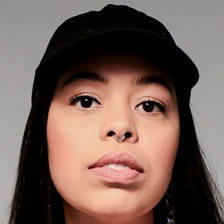
#> input picture data/processed/real/real_00025.jpg, 224 x 224 px; its folder holds only this picture in this run
$ python ela_analyzer.py
#> lines starting #> are read from the running program, lines starting #| are printed output that depends on the picture
"""
Performs Error Level Analysis (ELA) on images.
For batch processing of dataset or single image analysis.
"""

import sys
import io
import csv
import os
from pathlib import Path
from PIL import Image, ImageChops, ImageEnhance
import numpy as np

# Fix Windows terminal encoding
sys.stdout = io.TextIOWrapper(sys.stdout.buffer, encoding="utf-8")

# Threshold for no significant manipulation
NO_CHANGE_THRESHOLD = 10


def calculate_tamper_score(ela_image):
    """Calculates tampering score (0-100) based on pixel brightness."""
    grayscale_ela = ela_image.convert("L")
    pixels = list(grayscale_ela.getdata())
    avg_brightness = sum(pixels) / len(pixels)
    score = min(100, avg_brightness * 4)
    return round(score, 2)


def perform_ela(image_path, output_dir="uploads/ela_samples", quality=95):
    """
    Performs ELA on a single image.

    Args:
        image_path: Path to input image
        output_dir: Where to save ELA results
        quality: JPEG compression quality (85-95 optimal)

    Returns:
        Dictionary with ELA results
    """
#> called with image_path = 'data/processed/real/real_00025.jpg', output_dir = 'data/ela_samples', quality = 95
    os.makedirs(output_dir, exist_ok=True)

    temp_file = os.path.join(output_dir, "temp_resaved.jpg")

    try:
        # Get filename and create output path
        base_name = os.path.basename(image_path)
        output_path = os.path.join(output_dir, f"ela_{base_name}")

        # Open and process image
        original = Image.open(image_path).convert("RGB")
#> original is the input picture: PIL image 224x224 RGB; mean R, G, B 117, 95.2, 88.1
        original.save(temp_file, "JPEG", quality=quality)
        resaved = Image.open(temp_file)

        # Compute ELA difference
        ela_image = ImageChops.difference(original, resaved)
        extrema = ela_image.getextrema()
#> extrema = ((0, 9), (0, 4), (0, 6))
        max_diff = max(ex[1] for ex in extrema) or 1
#> max_diff = 9
        scale = 255.0 / max_diff
#> scale = 28.33
        ela_image = ImageEnhance.Brightness(ela_image).enhance(scale)
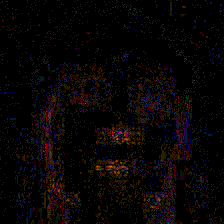
#> ela_image: PIL image 224x224 RGB; mean R, G, B 8.4, 4.9, 5.3

        # Calculate score
        score = calculate_tamper_score(ela_image)
#> in calculate_tamper_score, `grayscale_ela = ela_image.convert("L")`:
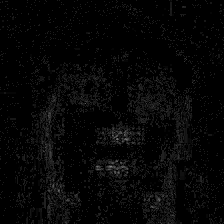
#> grayscale_ela: PIL image 224x224 L; min 0, max 129, mean 6
#> in calculate_tamper_score, `pixels = list(grayscale_ela.getdata())`: pixels = 50176 items
#> in calculate_tamper_score, `avg_brightness = sum(pixels) / len(pixels)`: avg_brightness = 6
#> in calculate_tamper_score, `score = min(100, avg_brightness * 4)`: score = 24
#> score = 24

        # Save ELA image
        ela_image.save(output_path)

        # Cleanup temp file
        if os.path.exists(temp_file):
            os.remove(temp_file)

        return {
            "success": True,
            "ela_score": score,
            "ela_image_path": output_path,
            "original_image": original,
            "ela_image": ela_image,
            "filename": base_name,
        }

    except Exception as e:
        print(f"Error processing {image_path}: {e}")
        return {"success": False, "error": str(e)}


def process_dataset_folders():
    """
    Process the dataset folders (for training/evaluation).
    Uses data/processed/real and data/processed/fake
    """
    processed_real = Path("data/processed/real")
    processed_fake = Path("data/processed/fake")

    # Create output directories
    ela_samples_dir = Path("data/ela_samples")
    no_change_dir = Path("data/no_significant_change")
    ela_samples_dir.mkdir(exist_ok=True, parents=True)
    no_change_dir.mkdir(exist_ok=True, parents=True)

    csv_file = "data/ela_results.csv"
    headers = ["Folder", "Filename", "ELA_Path", "Tamper_Score", "Label"]

    results = []

    with open(csv_file, "w", newline="", encoding="utf-8") as f:
        writer = csv.writer(f)
        writer.writerow(headers)

        # Process real images
        if processed_real.exists():
            print(f"\nProcessing REAL images from: {processed_real}")
            for img_file in processed_real.glob("*.*"):
                if img_file.suffix.lower() in [".jpg", ".jpeg", ".png"]:
                    result = perform_ela(str(img_file), str(ela_samples_dir))
#> result = 6 items
                    if result["success"]:
                        writer.writerow(
                            [
                                "real",
                                img_file.name,
                                result["ela_image_path"],
                                result["ela_score"],
                                "real",
                            ]
                        )
                        results.append(result)

        # Process fake images
        if processed_fake.exists():
            print(f"\nProcessing FAKE images from: {processed_fake}")
            for img_file in processed_fake.glob("*.*"):
                if img_file.suffix.lower() in [".jpg", ".jpeg", ".png"]:
                    result = perform_ela(str(img_file), str(ela_samples_dir))
                    if result["success"]:
                        writer.writerow(
                            [
                                "fake",
                                img_file.name,
                                result["ela_image_path"],
                                result["ela_score"],
                                "fake",
                            ]
                        )
                        results.append(result)

    print(f"\n✅ ELA processing complete!")
    print(f"   CSV saved to: {csv_file}")
    print(f"   ELA images saved to: {ela_samples_dir}")
    print(f"   Processed {len(results)} images")

    return csv_file, results


# For single image analysis (used by backend)
def analyze_single_image(image_path):
    """
    Analyze a single uploaded image.

    Args:
        image_path: Path to uploaded image (in uploads/ folder)

    Returns:
        ELA results dictionary
    """
    return perform_ela(image_path, output_dir="uploads/ela_samples")


if __name__ == "__main__":
    # Run batch processing on dataset
    csv_file, results = process_dataset_folders()
#> csv_file = 'data/ela_results.csv'; results = 1 item

$ run again, on data/processed/real/real_00102.jpg
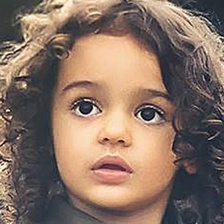
#> input picture data/processed/real/real_00102.jpg, 224 x 224 px
#> in perform_ela, original is the input picture: PIL image 224x224 RGB; mean R, G, B 136.1, 114.1, 101.2
#> extrema = ((0, 5), (0, 3), (0, 6))
#> max_diff = 6
#> scale = 42.5
#> in perform_ela, `ela_image = ImageEnhance.Brightness(ela_image).enhance(scale)`:
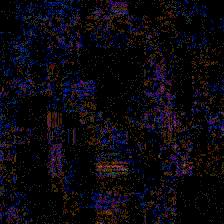
#> ela_image: PIL image 224x224 RGB; mean R, G, B 10.5, 7.7, 14.3
#> in calculate_tamper_score, `grayscale_ela = ela_image.convert("L")`:
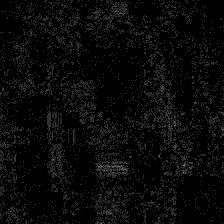
#> grayscale_ela: PIL image 224x224 L; min 0, max 123, mean 9.3
#> pixels = 50176 items
#> avg_brightness = 9.3
#> in calculate_tamper_score, `score = min(100, avg_brightness * 4)`: score = 37.18
#> result = 6 items
#> csv_file = 'data/ela_results.csv'; results = 1 item

$ run again, on data/processed/real/real_00111.jpg
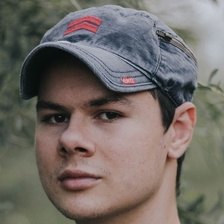
#> input picture data/processed/real/real_00111.jpg, 224 x 224 px
#> in perform_ela, original is the input picture: PIL image 224x224 RGB; mean R, G, B 115.3, 108.2, 103.3
#> extrema = ((0, 13), (0, 7), (0, 10))
#> max_diff = 13
#> scale = 19.62
#> in perform_ela, `ela_image = ImageEnhance.Brightness(ela_image).enhance(scale)`:
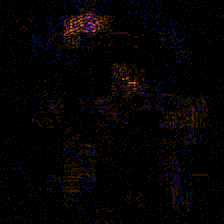
#> ela_image: PIL image 224x224 RGB; mean R, G, B 4.8, 3, 3.6
#> in calculate_tamper_score, `grayscale_ela = ela_image.convert("L")`:
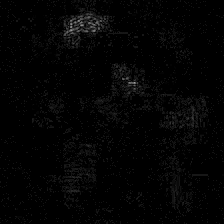
#> grayscale_ela: PIL image 224x224 L; min 0, max 161, mean 3.6
#> pixels = 50176 items
#> avg_brightness = 3.63
#> in calculate_tamper_score, `score = min(100, avg_brightness * 4)`: score = 14.51
#> result = 6 items
#> csv_file = 'data/ela_results.csv'; results = 1 item

$ run again, on data/processed/real/real_00153.jpg
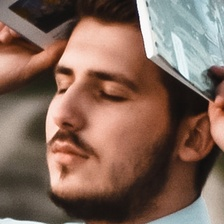
#> input picture data/processed/real/real_00153.jpg, 224 x 224 px
#> in perform_ela, original is the input picture: PIL image 224x224 RGB; mean R, G, B 129.7, 102.4, 89.2
#> extrema = ((0, 5), (0, 2), (0, 5))
#> max_diff = 5
#> scale = 51
#> in perform_ela, `ela_image = ImageEnhance.Brightness(ela_image).enhance(scale)`:
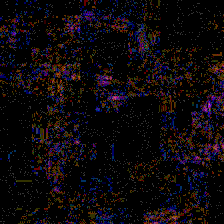
#> ela_image: PIL image 224x224 RGB; mean R, G, B 13.6, 8.7, 11.8
#> in calculate_tamper_score, `grayscale_ela = ela_image.convert("L")`:
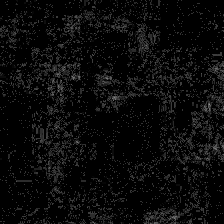
#> grayscale_ela: PIL image 224x224 L; min 0, max 144, mean 10.5
#> pixels = 50176 items
#> avg_brightness = 10.52
#> in calculate_tamper_score, `score = min(100, avg_brightness * 4)`: score = 42.07
#> result = 6 items
#> csv_file = 'data/ela_results.csv'; results = 1 item

$ run again, on data/processed/real/real_00038.jpg
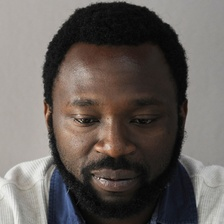
#> input picture data/processed/real/real_00038.jpg, 224 x 224 px
#> in perform_ela, original is the input picture: PIL image 224x224 RGB; mean R, G, B 101.8, 95.3, 91.3
#> extrema = ((0, 5), (0, 2), (0, 6))
#> max_diff = 6
#> scale = 42.5
#> in perform_ela, `ela_image = ImageEnhance.Brightness(ela_image).enhance(scale)`:
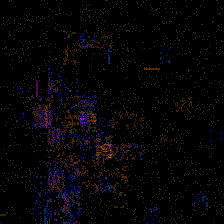
#> ela_image: PIL image 224x224 RGB; mean R, G, B 5.2, 3.8, 5.7
#> in calculate_tamper_score, `grayscale_ela = ela_image.convert("L")`:
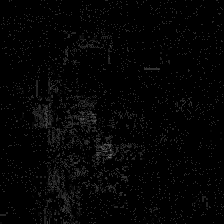
#> grayscale_ela: PIL image 224x224 L; min 0, max 123, mean 4.5
#> pixels = 50176 items
#> avg_brightness = 4.47
#> in calculate_tamper_score, `score = min(100, avg_brightness * 4)`: score = 17.88
#> result = 6 items
#> csv_file = 'data/ela_results.csv'; results = 1 item
